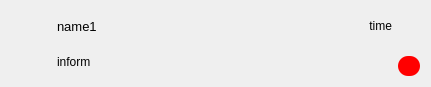
<?xml version="1.0" encoding="UTF-8"?>
<ui version="4.0">
 <class>Messegeitem</class>
 <widget class="QWidget" name="Messegeitem">
  <property name="geometry">
   <rect>
    <x>0</x>
    <y>0</y>
    <width>431</width>
    <height>87</height>
   </rect>
  </property>
  <property name="minimumSize">
   <size>
    <width>15</width>
    <height>15</height>
   </size>
  </property>
  <property name="windowTitle">
   <string>Form</string>
  </property>
  <layout class="QHBoxLayout" name="horizontalLayout_4">
   <item>
    <layout class="QHBoxLayout" name="horizontalLayout_3">
     <item>
      <layout class="QHBoxLayout" name="horizontalLayout">
       <item>
        <widget class="QWidget" name="widPicturePer" native="true">
         <property name="minimumSize">
          <size>
           <width>40</width>
           <height>40</height>
          </size>
         </property>
         <property name="maximumSize">
          <size>
           <width>40</width>
           <height>40</height>
          </size>
         </property>
        </widget>
       </item>
      </layout>
     </item>
     <item>
      <layout class="QVBoxLayout" name="verticalLayout">
       <item>
        <layout class="QHBoxLayout" name="horizontalLayout_2">
         <item>
          <widget class="QLabel" name="labNameMess">
           <property name="font">
            <font>
             <family>Microsoft YaHei UI</family>
             <pointsize>10</pointsize>
            </font>
           </property>
           <property name="text">
            <string>name1</string>
           </property>
          </widget>
         </item>
         <item>
          <spacer name="horizontalSpacer">
           <property name="orientation">
            <enum>Qt::Horizontal</enum>
           </property>
           <property name="sizeHint" stdset="0">
            <size>
             <width>40</width>
             <height>20</height>
            </size>
           </property>
          </spacer>
         </item>
         <item>
          <widget class="QLabel" name="labTimer">
           <property name="font">
            <font>
             <family>Microsoft YaHei UI</family>
            </font>
           </property>
           <property name="text">
            <string>time</string>
           </property>
           <property name="alignment">
            <set>Qt::AlignRight|Qt::AlignTrailing|Qt::AlignVCenter</set>
           </property>
          </widget>
         </item>
        </layout>
       </item>
       <item>
        <widget class="QLabel" name="labInform">
         <property name="font">
          <font>
           <family>Microsoft YaHei UI</family>
          </font>
         </property>
         <property name="text">
          <string>inform</string>
         </property>
        </widget>
       </item>
      </layout>
     </item>
    </layout>
   </item>
   <item>
    <layout class="QVBoxLayout" name="verticalLayout_2">
     <property name="spacing">
      <number>7</number>
     </property>
     <property name="rightMargin">
      <number>0</number>
     </property>
     <property name="bottomMargin">
      <number>0</number>
     </property>
     <item>
      <spacer name="verticalSpacer">
       <property name="orientation">
        <enum>Qt::Vertical</enum>
       </property>
       <property name="sizeHint" stdset="0">
        <size>
         <width>22</width>
         <height>40</height>
        </size>
       </property>
      </spacer>
     </item>
     <item>
      <widget class="QLabel" name="labred">
       <property name="minimumSize">
        <size>
         <width>20</width>
         <height>20</height>
        </size>
       </property>
       <property name="maximumSize">
        <size>
         <width>16777215</width>
         <height>20</height>
        </size>
       </property>
       <property name="styleSheet">
        <string notr="true">min-width:20px;min-height:20px;max-height:20px;border-radius:10px;border:0px solid black;background:red;
color: white;
</string>
       </property>
       <property name="frameShape">
        <enum>QFrame::NoFrame</enum>
       </property>
       <property name="text">
        <string/>
       </property>
       <property name="alignment">
        <set>Qt::AlignCenter</set>
       </property>
       <property name="indent">
        <number>-1</number>
       </property>
      </widget>
     </item>
    </layout>
   </item>
  </layout>
 </widget>
 <resources/>
 <connections/>
</ui>
